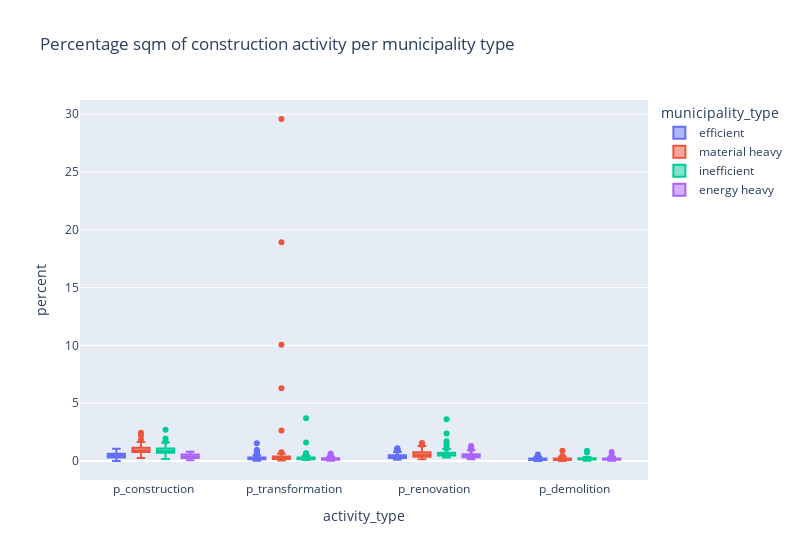

Source (notebook cell):
### Code cell
gdf_long = pd.melt(gdf, id_vars=['municipality', 'municipality_type'], value_vars=['p_construction', 'p_transformation', 'p_renovation', 'p_demolition'], 
                   var_name='activity_type', value_name='percent')
fig = px.box(gdf_long, x='activity_type', y='percent', color='municipality_type', title='Percentage of construction activity per municipality type')
fig.update_layout(width=800)
fig.show()

### Figure 1 — Plotly figure (JSON) as saved in the notebook; plotly's stock layout.template omitted (floating-point values rounded to 4 significant figures; data arrays with more than 128 entries replaced by an {"elided": "..."} marker saying what was removed)
{"data": [{"alignmentgroup": "True", "hovertemplate": "municipality_type=efficient<br>activity_type=%{x}<br>percent=%{y}<extra></extra>", "legendgroup": "efficient", "marker": {"color": "#636efa"}, "name": "efficient", "notched": false, "offsetgroup": "efficient", "orientation": "v", "showlegend": true, "type": "box", "x": {"elided": "524 str values"}, "x0": " ", "xaxis": "x", "y": {"elided": "524 float values"}, "y0": " ", "yaxis": "y"}, {"alignmentgroup": "True", "hovertemplate": "municipality_type=material heavy<br>activity_type=%{x}<br>percent=%{y}<extra></extra>", "legendgroup": "material heavy", "marker": {"color": "#EF553B"}, "name": "material heavy", "notched": false, "offsetgroup": "material heavy", "orientation": "v", "showlegend": true, "type": "box", "x": {"elided": "268 str values"}, "x0": " ", "xaxis": "x", "y": {"elided": "268 float values"}, "y0": " ", "yaxis": "y"}, {"alignmentgroup": "True", "hovertemplate": "municipality_type=inefficient<br>activity_type=%{x}<br>percent=%{y}<extra></extra>", "legendgroup": "inefficient", "marker": {"color": "#00cc96"}, "name": "inefficient", "notched": false, "offsetgroup": "inefficient", "orientation": "v", "showlegend": true, "type": "box", "x": {"elided": "284 str values"}, "x0": " ", "xaxis": "x", "y": {"elided": "284 float values"}, "y0": " ", "yaxis": "y"}, {"alignmentgroup": "True", "hovertemplate": "municipality_type=energy heavy<br>activity_type=%{x}<br>percent=%{y}<extra></extra>", "legendgroup": "energy heavy", "marker": {"color": "#ab63fa"}, "name": "energy heavy", "notched": false, "offsetgroup": "energy heavy", "orientation": "v", "showlegend": true, "type": "box", "x": {"elided": "304 str values"}, "x0": " ", "xaxis": "x", "y": {"elided": "304 float values"}, "y0": " ", "yaxis": "y"}], "layout": {"boxmode": "group", "legend": {"title": {"text": "municipality_type"}, "tracegroupgap": 0}, "title": {"text": "Percentage sqm of construction activity per municipality type"}, "width": 800, "xaxis": {"anchor": "y", "domain": [0, 1], "title": {"text": "activity_type"}}, "yaxis": {"anchor": "x", "domain": [0, 1], "title": {"text": "percent"}}}}
